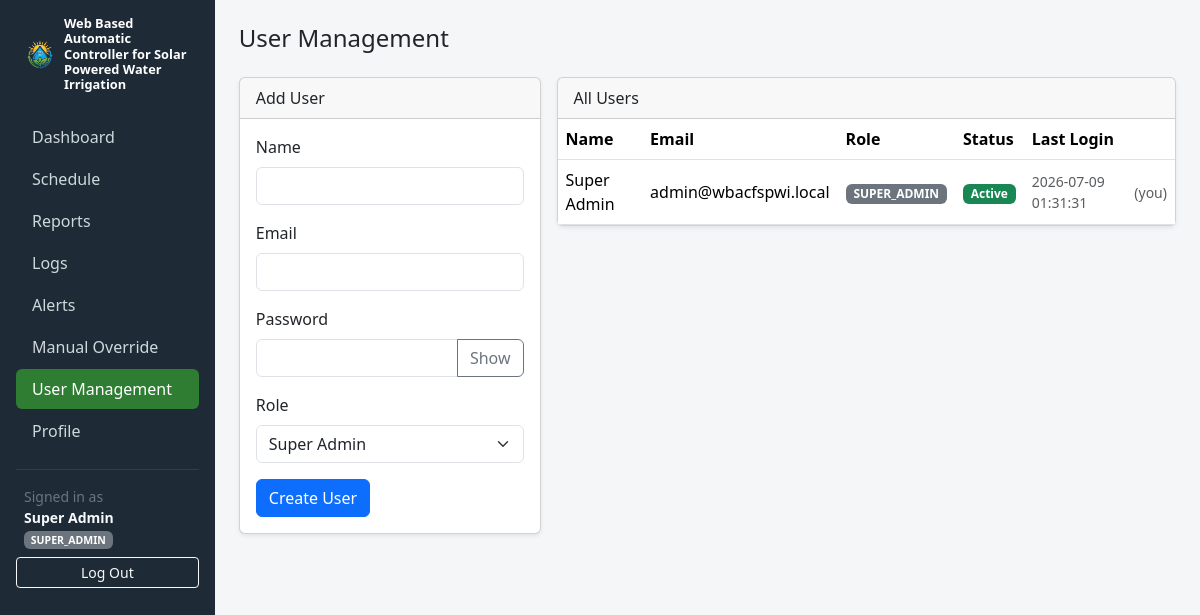
The page /admin/users.php (signed in) on the database its author committed.
### tables this page shows
CREATE TABLE IF NOT EXISTS users (
    id INT AUTO_INCREMENT PRIMARY KEY,
    name VARCHAR(100) NOT NULL,
    email VARCHAR(150) NOT NULL UNIQUE,
    password_hash VARCHAR(255) NOT NULL,
    role ENUM('super_admin', 'admin', 'viewer') NOT NULL DEFAULT 'viewer',
    is_active TINYINT(1) NOT NULL DEFAULT 1,
    security_question VARCHAR(50) NULL,
    security_answer_hash VARCHAR(255) NULL,
    last_login_at DATETIME NULL,
    created_at DATETIME NOT NULL DEFAULT CURRENT_TIMESTAMP
);

### src/helpers/Auth.php (called while the page is built, shortened)
<?php
class Auth
{
    public static function check(): bool
    {
        return isset($_SESSION['user_id']);
    }
    public static function user(): ?array
    {
        return [
            'id' => $_SESSION['user_id'],
            'name' => $_SESSION['user_name'],
            'email' => $_SESSION['user_email'],
            'role' => $_SESSION['user_role'],
        ];
    }
}

### config/database.php (called while the page is built, shortened)
<?php
function getDb(): PDO
{
    static $pdo = null;
    if ($pdo === null) {
        $dsn = 'mysql:host=' . DB_HOST . ';dbname=' . DB_NAME . ';charset=utf8mb4';
        $pdo = new PDO($dsn, DB_USER, DB_PASS, [
            PDO::ATTR_ERRMODE => PDO::ERRMODE_EXCEPTION,
            PDO::ATTR_DEFAULT_FETCH_MODE => PDO::FETCH_ASSOC,
            PDO::ATTR_EMULATE_PREPARES => false,
        ]);
    }
    return $pdo;
}

### src/models/User.php (called while the page is built, shortened)
<?php
class User
{
    public static function all(): array
    {
        $stmt = getDb()->query('SELECT id, name, email, role, is_active, last_login_at, created_at FROM users ORDER BY name ASC');
        return $stmt->fetchAll();
    }
}

### config/bootstrap.php (called while the page is built, shortened)
<?php
require_once __DIR__ . '/database.php';
require_once __DIR__ . '/../src/helpers/Auth.php';
spl_autoload_register(function (string $class) {
    $dirs = [
        __DIR__ . '/../src/models/',
        __DIR__ . '/../src/services/',
        __DIR__ . '/../src/controllers/',
    ];
    foreach ($dirs as $dir) {
        $path = $dir . $class . '.php';
        if (file_exists($path)) {
            return;
        }
    }
});

### public/admin/users.php (the view, shortened to what this page needs)
<?php
require_once __DIR__ . '/../../config/bootstrap.php';
$roleOptions = ['super_admin' => 'Super Admin', 'admin' => 'Admin', 'viewer' => 'Viewer'];
$users = User::all();
$activePage = 'users';
include __DIR__ . '/partials/head.php';
include __DIR__ . '/partials/sidebar.php';
?>
<h4 class="mb-4">User Management</h4>
<div class="row g-3">
    <div class="col-md-4">
        <div class="card shadow-sm">
            <div class="card-header">Add User</div>
            <div class="card-body">
                <form method="post" action="<?= BASE_URL ?>/admin/users.php">
                    <div class="mb-3">
                        <label class="form-label">Name</label>
                        <input type="text" name="name" class="form-control" required>
                    </div>
                    <div class="mb-3">
                        <label class="form-label">Email</label>
                        <input type="email" name="email" class="form-control" required>
                    </div>
                    <div class="mb-3">
                        <label class="form-label">Password</label>
                        <input type="password" name="password" class="form-control" minlength="8" required>
                    </div>
                    <div class="mb-3">
                        <label class="form-label">Role</label>
                        <select name="role" class="form-select">
                            <?php foreach ($roleOptions as $key => $label): ?>
                                <option value="<?= $key ?>"><?= $label ?></option>
                            <?php endforeach; ?>
                        </select>
                    </div>
                    <button type="submit" class="btn btn-primary">Create User</button>
                </form>
            </div>
        </div>
    </div>
    <div class="col-md-8">
        <div class="card shadow-sm">
            <div class="card-header">All Users</div>
            <div class="table-responsive">
                <table class="table table-hover mb-0 align-middle">
                    <thead>
                        <tr>
                            <th>Name</th>
                            <th>Email</th>
                            <th>Role</th>
                            <th>Status</th>
                            <th>Last Login</th>
                            <th></th>
                        </tr>
                    </thead>
                    <tbody>
                        <?php foreach ($users as $u): ?>
                            <tr>
                                <td><?= htmlspecialchars($u['name']) ?></td>
                                <td><?= htmlspecialchars($u['email']) ?></td>
                                <td>
                                    <?php if ((int) $u['id'] === (int) $user['id']): ?>
                                        <span class="badge bg-secondary text-uppercase"><?= htmlspecialchars($u['role']) ?></span>
                                    <?php endif; ?>
                                </td>
                                <td>
                                    <span class="badge <?= $u['is_active'] ? 'bg-success' : 'bg-secondary' ?>">
                                        <?= $u['is_active'] ? 'Active' : 'Inactive' ?>
                                    </span>
                                </td>
                                <td class="small text-muted"><?= htmlspecialchars($u['last_login_at'] ?? 'Never') ?></td>
                                <td class="text-end">
                                    <?php if ((int) $u['id'] !== (int) $user['id']): ?>
                                        <form method="post" action="<?= BASE_URL ?>/admin/users.php" class="d-inline">
                                            <?= Csrf::field() ?>
                                            <input type="hidden" name="action" value="toggle_active">
                                            <input type="hidden" name="id" value="<?= (int) $u['id'] ?>">
                                            <input type="hidden" name="is_active" value="<?= (int) $u['is_active'] ?>">
                                            <button type="submit" class="btn btn-sm btn-outline-secondary">
                                                <?= $u['is_active'] ? 'Deactivate' : 'Activate' ?>
                                            </button>
                                        </form>
                                        <form method="post" action="<?= BASE_URL ?>/admin/users.php" class="d-inline"
                                              onsubmit="return confirm('Delete this user?');">
                                            <?= Csrf::field() ?>
                                            <input type="hidden" name="action" value="delete">
                                            <input type="hidden" name="id" value="<?= (int) $u['id'] ?>">
                                            <button type="submit" class="btn btn-sm btn-outline-danger">Delete</button>
                                        </form>
                                    <?php else: ?>
                                        <span class="text-muted small">(you)</span>
                                    <?php endif; ?>
                                </td>
                            </tr>
                        <?php endforeach; ?>
                    </tbody>
                </table>
            </div>
        </div>
    </div>
</div>
<?php include __DIR__ . '/partials/footer.php'; ?>

### public/admin/partials/sidebar.php (shortened to what this page needs)
<?php
$activePage = $activePage ?? '';
$user = Auth::user();
$navItems = [
    'dashboard' => ['label' => 'Dashboard', 'href' => '/admin/dashboard.php', 'roles' => ['super_admin', 'admin', 'viewer']],
    'schedule'  => ['label' => 'Schedule', 'href' => '/admin/schedule.php', 'roles' => ['super_admin', 'admin']],
    'reports'   => ['label' => 'Reports', 'href' => '/admin/reports.php', 'roles' => ['super_admin', 'admin', 'viewer']],
    'logs'      => ['label' => 'Logs', 'href' => '/admin/logs.php', 'roles' => ['super_admin', 'admin']],
    'alerts'    => ['label' => 'Alerts', 'href' => '/admin/alerts.php', 'roles' => ['super_admin', 'admin']],
    'override'  => ['label' => 'Manual Override', 'href' => '/admin/override.php', 'roles' => ['super_admin', 'admin']],
    'users'     => ['label' => 'User Management', 'href' => '/admin/users.php', 'roles' => ['super_admin']],
    'profile'   => ['label' => 'Profile', 'href' => '/admin/profile.php', 'roles' => ['super_admin', 'admin', 'viewer']],
];
?>
<nav class="sidebar p-3" id="sidebar" style="width: 240px;">
    <div class="brand mb-4 px-2 d-flex align-items-center gap-2">
        <img src="<?= BASE_URL ?>/assets/img/logo.png" alt="Logo" class="brand-logo flex-shrink-0">
        <span>Web Based Automatic Controller for Solar Powered Water Irrigation</span>
    </div>
    <ul class="nav nav-pills flex-column mb-auto">
        <?php foreach ($navItems as $key => $item): ?>
            <li class="nav-item">
                <a href="<?= BASE_URL . $item['href'] ?>" class="nav-link <?= $activePage === $key ? 'active' : '' ?>">
                    <?= htmlspecialchars($item['label']) ?>
                </a>
            </li>
        <?php endforeach; ?>
    </ul>
    <hr class="text-secondary">
    <div class="px-2 small text-secondary mb-2">
        Signed in as<br>
        <strong class="text-light"><?= htmlspecialchars($user['name']) ?></strong>
        <span class="badge bg-secondary text-uppercase"><?= htmlspecialchars($user['role']) ?></span>
    </div>
    <a href="<?= BASE_URL ?>/logout.php" class="btn btn-sm btn-outline-light w-100">Log Out</a>
</nav>
<main class="flex-grow-1 p-4">

### public/assets/css/app.css (style rules this page uses)
body { background-color: #f4f6f8; }
.sidebar { min-height: 100vh; background-color: #1e2a35; color: #cfd8dc; }
.sidebar .nav-link { color: #cfd8dc; border-radius: 6px; margin-bottom: 2px; }
.sidebar .nav-link.active { background-color: #2e7d32; color: #fff; }
.sidebar .brand { color: #fff; font-weight: 600; font-size: 0.8rem; line-height: 1.2; }
.brand-logo { height: 32px; width: 32px; object-fit: contain; }

### rows shown on the page
users: name "Super Admin", role "SUPER_ADMIN", email "admin@wbacfspwi.local", is_active "Active", last_login_at "2026-07-09 01:31:31", shows "(you)"

### other values the page prints
$item['label'] "Dashboard"
$item['label'] "Schedule"
$item['label'] "Reports"
$item['label'] "Logs"
$item['label'] "Alerts"
$item['label'] "Manual Override"
$item['label'] "User Management"
$item['label'] "Profile"
form field role "Super Admin"
